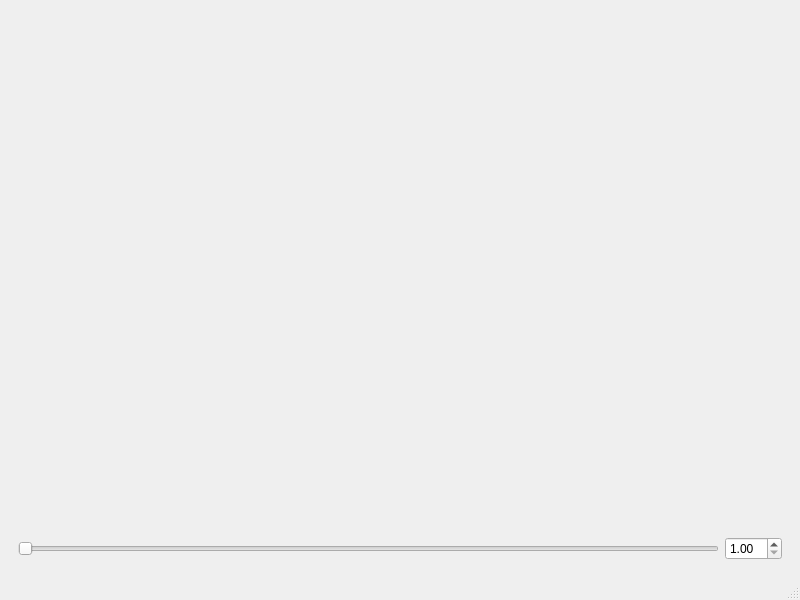
<?xml version="1.0" encoding="UTF-8"?>
<ui version="4.0">
 <class>GuiTest</class>
 <widget class="QMainWindow" name="GuiTest">
  <property name="geometry">
   <rect>
    <x>0</x>
    <y>0</y>
    <width>800</width>
    <height>600</height>
   </rect>
  </property>
  <property name="windowTitle">
   <string>GuiTest</string>
  </property>
  <widget class="QWidget" name="centralwidget">
   <layout class="QVBoxLayout" name="verticalLayout">
    <item>
     <widget class="ImageMap" name="widget" native="true">
      <property name="sizePolicy">
       <sizepolicy hsizetype="Preferred" vsizetype="Preferred">
        <horstretch>0</horstretch>
        <verstretch>1</verstretch>
       </sizepolicy>
      </property>
     </widget>
    </item>
    <item>
     <widget class="QWidget" name="widget_2" native="true">
      <layout class="QHBoxLayout" name="horizontalLayout">
       <item>
        <widget class="QSlider" name="horizontalSlider">
         <property name="minimum">
          <number>10</number>
         </property>
         <property name="maximum">
          <number>100</number>
         </property>
         <property name="orientation">
          <enum>Qt::Horizontal</enum>
         </property>
        </widget>
       </item>
       <item>
        <widget class="QDoubleSpinBox" name="doubleSpinBox">
         <property name="minimum">
          <double>1.000000000000000</double>
         </property>
         <property name="maximum">
          <double>10.000000000000000</double>
         </property>
         <property name="singleStep">
          <double>0.100000000000000</double>
         </property>
        </widget>
       </item>
      </layout>
     </widget>
    </item>
   </layout>
  </widget>
  <widget class="QMenuBar" name="menubar">
   <property name="geometry">
    <rect>
     <x>0</x>
     <y>0</y>
     <width>800</width>
     <height>30</height>
    </rect>
   </property>
  </widget>
  <widget class="QStatusBar" name="statusbar"/>
 </widget>
 <customwidgets>
  <customwidget>
   <class>ImageMap</class>
   <extends>QWidget</extends>
   <header>mark_widget.h</header>
   <container>1</container>
  </customwidget>
 </customwidgets>
 <resources/>
 <connections/>
</ui>
